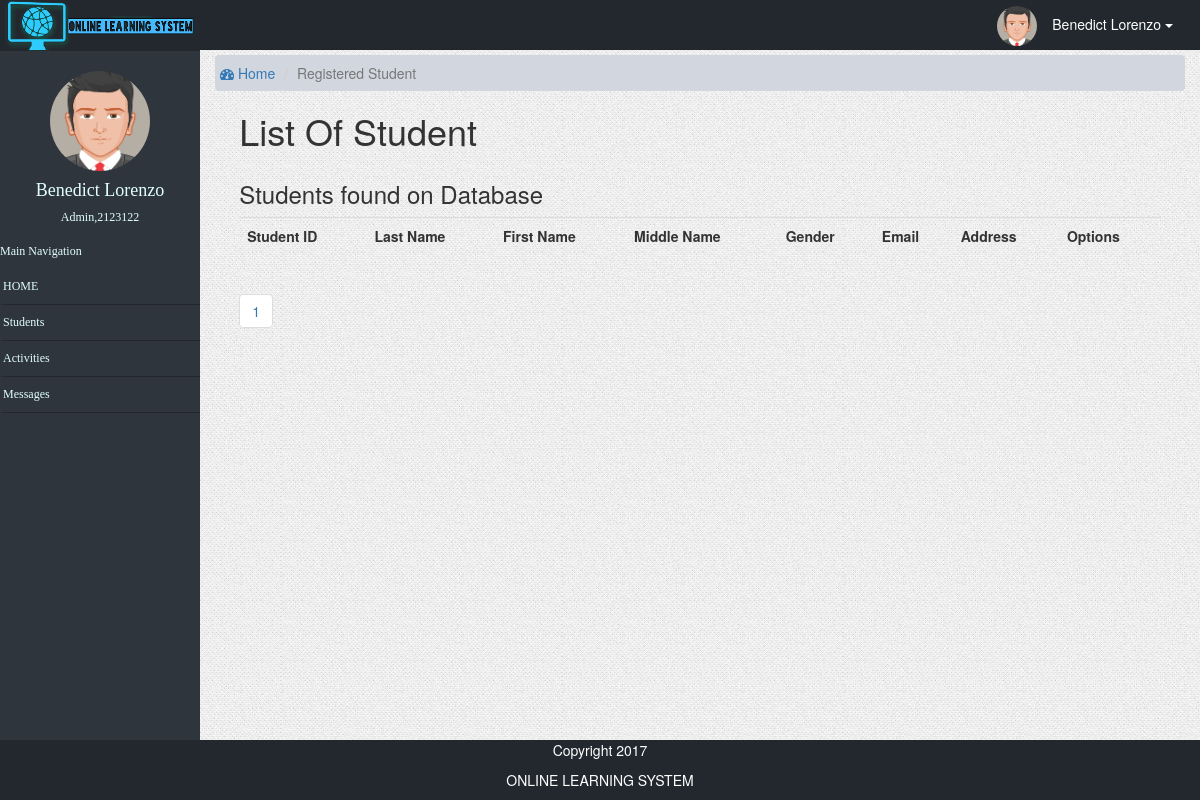
The page /admin/student.php?ref=list&page=2 (signed in) on the database as committed earlier.
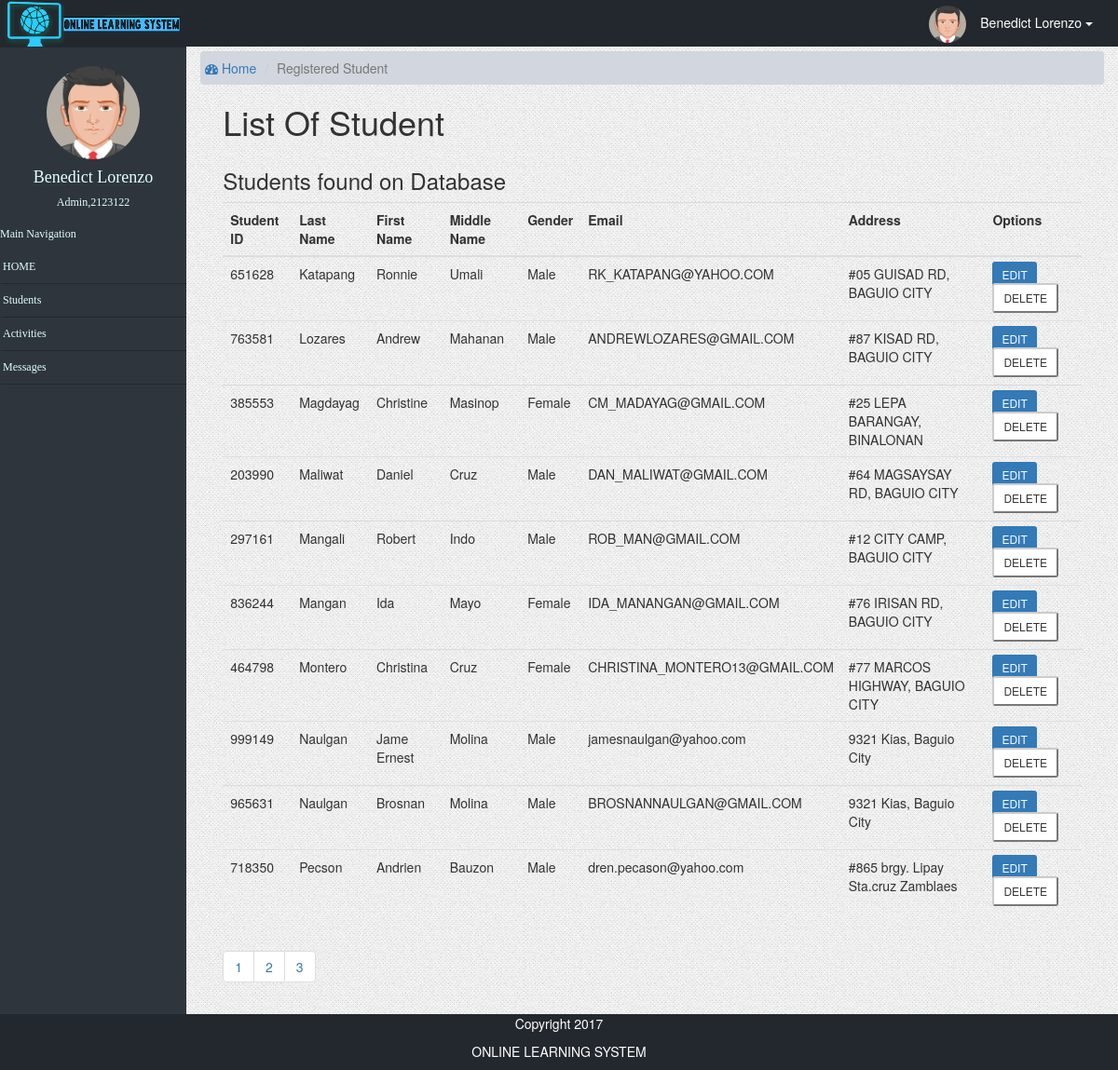
The same page on the database as committed later.
### tables this page shows
CREATE TABLE `user_info` (
  `user_id` int(7) NOT NULL,
  `lastName` varchar(255) NOT NULL,
  `firstName` varchar(255) NOT NULL,
  `middleName` varchar(255) NOT NULL,
  `gender` varchar(255) NOT NULL,
  `email` varchar(255) NOT NULL,
  `address` varchar(255) NOT NULL,
  `role` varchar(255) NOT NULL,
  `avatar` longblob NOT NULL,
  `password` varchar(255) NOT NULL,
  `regdate` varchar(255) NOT NULL,
  `online` tinyint(1) DEFAULT NULL
);

### admin/student.php (the view, shortened to what this page needs)
<?php
function display_content(){
if($_GET['ref']=="list"){
	echo '
  <div class="content-wrapper">
    <section class="content-header">
      <ol class="breadcrumb">
        <li><a href="./"><i class="fa fa-dashboard"></i> Home</a></li>
         <li class ="active">Registered Student</li>
      </ol>
    </section>
    </div>
		<div class="borderStudent">
			<section class="content-header">
      	<h1>List Of Student</h1>
      		<section class = "content">
      			<div class="row">
              <section class="col-lg-12">
                <div class="box box-info">
                  <div class="box-header">
                    <h3 class="box-title">Students found on Database</h3>
                  </div>
                  <div class="box-body">
				            <table class="table">
                   		<tbody>
                   			<tr>
    		                  <th>Student ID</th>
    		                  <th>Last Name</th>
    		                  <th>First Name</th>
    		                  <th>Middle Name</th>
    		                  <th>Gender</th>
    						          <th>Email</th>
            						  <th>Address</th>
            						  <th>Options</th>
                    		</tr>
                      </tbody>
                   		<tbody>';
                      include('../db_config/database.php');
		                    $page =$_GET['page'];
                      if ($page=="" || $page=="1"){
								        $page1=0;
		                  }else{
								        $page1=($page*10)-10;
						          }
                        $sql = "SELECT * FROM user_info where role = 'Student' ORDER BY lastName limit $page1,10";
                        $result = mysqli_query($connection,$sql);
                      if ($result->num_rows > 0) {
                        while($row = $result->fetch_assoc()) {
echo "
                   			<tr>
                   				<td>".$row["user_id"]."</td>
                   				<td>".$row["lastName"]."</td>
                   				<td>".$row["firstName"]."</td>
                   				<td>".$row["middleName"]."</td>
                   				<td>".$row["gender"]."</td>
                   				<td>".$row["email"]."</td>
                   				<td>".$row["address"]."</td>
                          <td>
                        <div class= 'inline'>
                            <li>
               					    <a title ='EDIT " .$row["lastName"], "," ,$row["firstName"] ."' class = 'btn-primary btn-sm' href = 'student.php?id=".$row["user_id"]."&ref=update'> EDIT
               					    </a>
               				 </li>
                        <li>
               					    <form method='POST' action='process/deleteStd.php?ref=".$row["user_id"]."' onSubmit='return ConfirmDelete();'>
                              <input class = 'btn-default btn-sm' title ='DELETE " .$row["lastName"], "," ,$row["firstName"] ."' type='submit' name='delete' value='DELETE'>
                            </form>
                             </li>
                              </div>
                          </td>
               			    </tr>
";
                        }
                      } $connection->close();
echo '
 					            </tbody>
                    </table>
                    <ul class="pagination">';
                      include('../db_config/database.php');
                        $sql = "SELECT * FROM user_info where role = 'Student' ";
                        $result = mysqli_query($connection,$sql);
                      if ($result->num_rows > 0) {
                        print '<tr><td colspan="10">';
                        $ragents=mysqli_num_rows($result);
                        $a = $ragents/10;
                        $a = ceil($a);
                      for ($b=1;$b<=$a;$b++){
?>                      <li class="paginate_button">
                          <a href="student.php?ref=list&page=<?php echo $b; ?>" ><?php echo $b. " "; ?></a>
                        </li><?php
                      }
                    }
echo '
                    </ul>
                  </div>
              </div>
            </section>
          </div>
        </section>
      </section>
    </div>
';
	}
}
require_once('admintemplate.php');
?>

Rows that differ between the two databases and show on the page:
added user_info: user_id "651628", lastName "Katapang", firstName "Ronnie", middleName "Umali", gender "Male", email "RK_KATAPANG@YAHOO.COM", address "#05 GUISAD RD, BAGUIO CITY"
added user_info: user_id "763581", lastName "Lozares", firstName "Andrew", middleName "Mahanan", gender "Male", email "ANDREWLOZARES@GMAIL.COM", address "#87 KISAD RD, BAGUIO CITY"
added user_info: user_id "385553", lastName "Magdayag", firstName "Christine", middleName "Masinop", gender "Female", email "CM_MADAYAG@GMAIL.COM", address "#25 LEPA BARANGAY, BINALONAN"
added user_info: user_id "203990", lastName "Maliwat", firstName "Daniel", middleName "Cruz", gender "Male", email "DAN_MALIWAT@GMAIL.COM", address "#64 MAGSAYSAY RD, BAGUIO CITY"
added user_info: user_id "297161", lastName "Mangali", firstName "Robert", middleName "Indo", gender "Male", email "ROB_MAN@GMAIL.COM", address "#12 CITY CAMP, BAGUIO CITY"
added user_info: user_id "836244", lastName "Mangan", firstName "Ida", middleName "Mayo", gender "Female", email "IDA_MANANGAN@GMAIL.COM", address "#76 IRISAN RD, BAGUIO CITY"
added user_info: user_id "464798", lastName "Montero", firstName "Christina", middleName "Cruz", gender "Female", email "CHRISTINA_MONTERO13@GMAIL.COM", address "#77 MARCOS HIGHWAY, BAGUIO CITY"
added user_info: user_id "999149", lastName "Naulgan", firstName "Jame Ernest", middleName "Molina", gender "Male", email "jamesnaulgan@yahoo.com", address "9321 Kias, Baguio City"
added user_info: user_id "965631", lastName "Naulgan", firstName "Brosnan", middleName "Molina", gender "Male", email "BROSNANNAULGAN@GMAIL.COM", address "9321 Kias, Baguio City"
added user_info: user_id "718350", lastName "Pecson", firstName "Andrien", middleName "Bauzon", gender "Male", email "dren.pecason@yahoo.com", address "#865 brgy. Lipay Sta.cruz Zamblaes"
Other text that changed with them:
new list line: "2"
new list line: "3"
